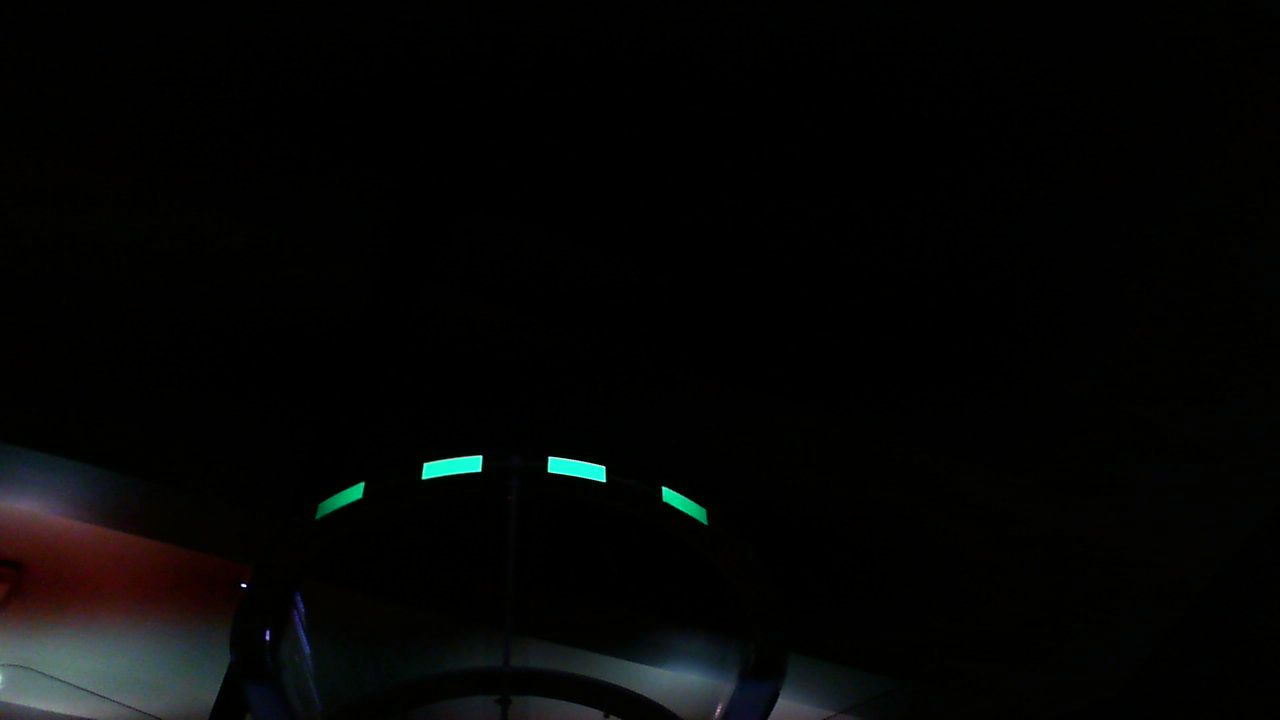
#> input picture opencv/2022archive/goal.png, 1280 x 720 px
$ python -i hubvisiongrip.py   (imports and definitions only)
#> lines starting #> are read from the running program, lines starting #| are printed output that depends on the picture; after the words box and inside, x2 and y2 are one past the last pixel; in counts of white or black regions, pixels touching at a corner belong together
#> further down, picture is the input picture: shape (720, 1280, 3); mean B, G, R 4.9, 5.6, 4.8
import cv2
import numpy
import math
from enum import Enum

class Hub:
    """
    An OpenCV pipeline generated by GRIP.
    """

    def __init__(self):
        """initializes all values to presets or None if need to be set
        """

        self.__hsv_threshold_hue = [59.32203389830507, 114.57446808510637]
        self.__hsv_threshold_saturation = [136.96610169491527, 254.6214689265537]
        self.__hsv_threshold_value = [26.412429378531073, 255.0]

        self.hsv_threshold_output = None


        self.__mask_mask = self.hsv_threshold_output

        self.mask_output = None

        self.__cv_dilate_0_src = self.mask_output
        self.__cv_dilate_0_kernel = None
        self.__cv_dilate_0_anchor = (-1, -1)
        self.__cv_dilate_0_iterations = 1.0
        self.__cv_dilate_0_bordertype = cv2.BORDER_CONSTANT
        self.__cv_dilate_0_bordervalue = (-1)

        self.cv_dilate_0_output = None

        self.__hsl_threshold_input = self.cv_dilate_0_output
        self.__hsl_threshold_hue = [61.01694915254237, 120.95744680851064]
        self.__hsl_threshold_saturation = [153.4322033898305, 255.0]
        self.__hsl_threshold_luminance = [148.8700564971751, 255.0]

        self.hsl_threshold_output = None

        self.__cv_dilate_1_src = self.hsl_threshold_output
        self.__cv_dilate_1_kernel = None
        self.__cv_dilate_1_anchor = (-1, -1)
        self.__cv_dilate_1_iterations = 25.0
        self.__cv_dilate_1_bordertype = cv2.BORDER_CONSTANT
        self.__cv_dilate_1_bordervalue = (-1)

        self.cv_dilate_1_output = None

        self.__find_contours_input = self.cv_dilate_1_output
        self.__find_contours_external_only = False

        self.find_contours_output = None


    def process(self, source0):
        """
        Runs the pipeline and sets all outputs to new values.
        """
        # Step HSV_Threshold0:
        self.__hsv_threshold_input = source0
        (self.hsv_threshold_output) = self.__hsv_threshold(self.__hsv_threshold_input, self.__hsv_threshold_hue, self.__hsv_threshold_saturation, self.__hsv_threshold_value)

        # Step Mask0:
        self.__mask_input = source0
        self.__mask_mask = self.hsv_threshold_output
        (self.mask_output) = self.__mask(self.__mask_input, self.__mask_mask)

        # Step CV_dilate0:
        self.__cv_dilate_0_src = self.mask_output
        (self.cv_dilate_0_output) = self.__cv_dilate(self.__cv_dilate_0_src, self.__cv_dilate_0_kernel, self.__cv_dilate_0_anchor, self.__cv_dilate_0_iterations, self.__cv_dilate_0_bordertype, self.__cv_dilate_0_bordervalue)

        # Step HSL_Threshold0:
        self.__hsl_threshold_input = self.cv_dilate_0_output
        (self.hsl_threshold_output) = self.__hsl_threshold(self.__hsl_threshold_input, self.__hsl_threshold_hue, self.__hsl_threshold_saturation, self.__hsl_threshold_luminance)

        # Step CV_dilate1:
        self.__cv_dilate_1_src = self.hsl_threshold_output
        (self.cv_dilate_1_output) = self.__cv_dilate(self.__cv_dilate_1_src, self.__cv_dilate_1_kernel, self.__cv_dilate_1_anchor, self.__cv_dilate_1_iterations, self.__cv_dilate_1_bordertype, self.__cv_dilate_1_bordervalue)
        self.out = cv2.erode(self.cv_dilate_1_output, None, (-1, -1), iterations = 10, borderType = cv2.BORDER_CONSTANT , borderValue = (-1))

        return self.out

    def findContours(self):

        # Step Find_Contours0:
        self.__find_contours_input = self.out
        (self.find_contours_output) = self.__find_contours(self.__find_contours_input, self.__find_contours_external_only)
        return self.find_contours_output

    @staticmethod
    def __hsv_threshold(input, hue, sat, val):
        """Segment an image based on hue, saturation, and value ranges.
        Args:
            input: A BGR numpy.ndarray.
            hue: A list of two numbers the are the min and max hue.
            sat: A list of two numbers the are the min and max saturation.
            lum: A list of two numbers the are the min and max value.
        Returns:
            A black and white numpy.ndarray.
        """
        out = cv2.cvtColor(input, cv2.COLOR_BGR2HSV)
#> out: shape (720, 1280, 3); mean H, S, V 37.3, 154.9, 6.9
        return cv2.inRange(out, (hue[0], sat[0], val[0]),  (hue[1], sat[1], val[1]))
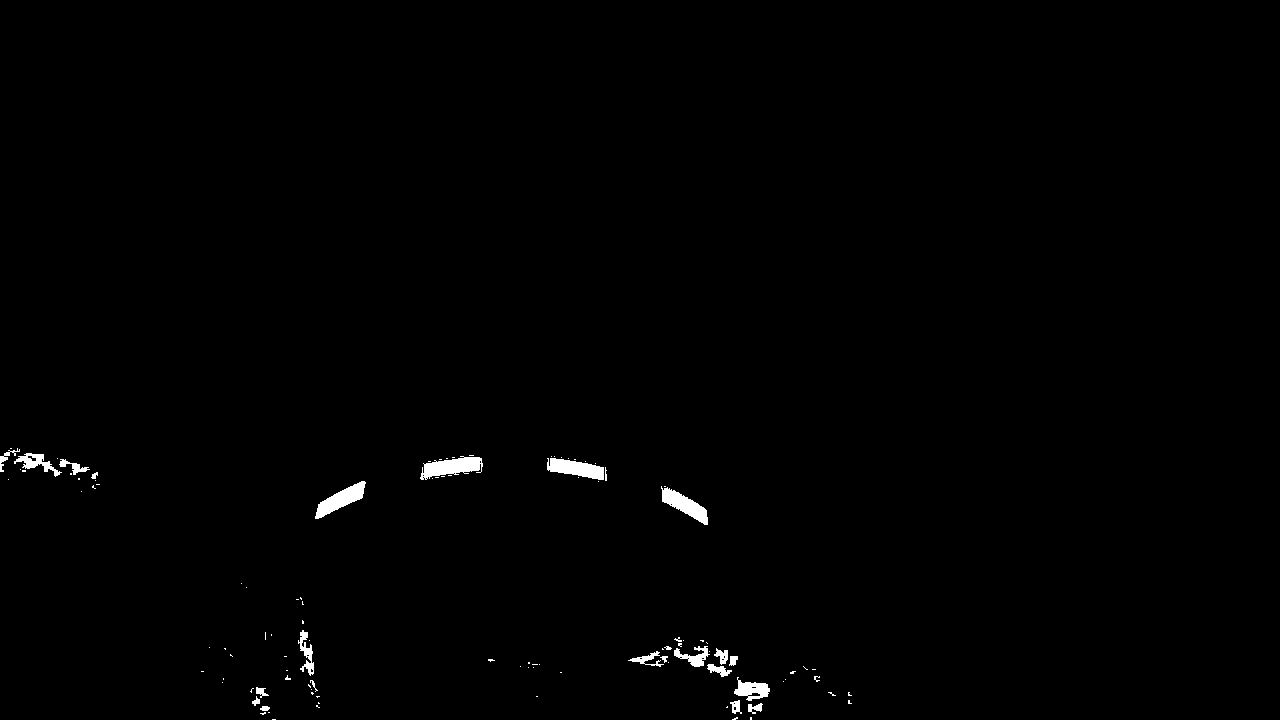
#> returned value: shape (720, 1280); 0.69% white; 111 white regions (87 under 20 px), largest, box (x1, y1, x2, y2) and area: (420, 456, 483, 480) 880, (315, 481, 366, 519) 788, (547, 458, 604, 480) 770

    @staticmethod
    def __mask(input, mask):
        """Filter out an area of an image using a binary mask.
        Args:
            input: A three channel numpy.ndarray.
            mask: A black and white numpy.ndarray.
        Returns:
            A three channel numpy.ndarray.
        """
        return cv2.bitwise_and(input, input, mask=mask)
#> returned value: shape (720, 1280, 3)

    @staticmethod
    def __hsl_threshold(input, hue, sat, lum):
        """Segment an image based on hue, saturation, and luminance ranges.
        Args:
            input: A BGR numpy.ndarray.
            hue: A list of two numbers the are the min and max hue.
            sat: A list of two numbers the are the min and max saturation.
            lum: A list of two numbers the are the min and max luminance.
        Returns:
            A black and white numpy.ndarray.
        """
        out = cv2.cvtColor(input, cv2.COLOR_BGR2HLS)
#> out: shape (720, 1280, 3); mean of channels 0, 1, 2 1, 0.7, 1.8
        return cv2.inRange(out, (hue[0], lum[0], sat[0]),  (hue[1], lum[1], sat[1]))
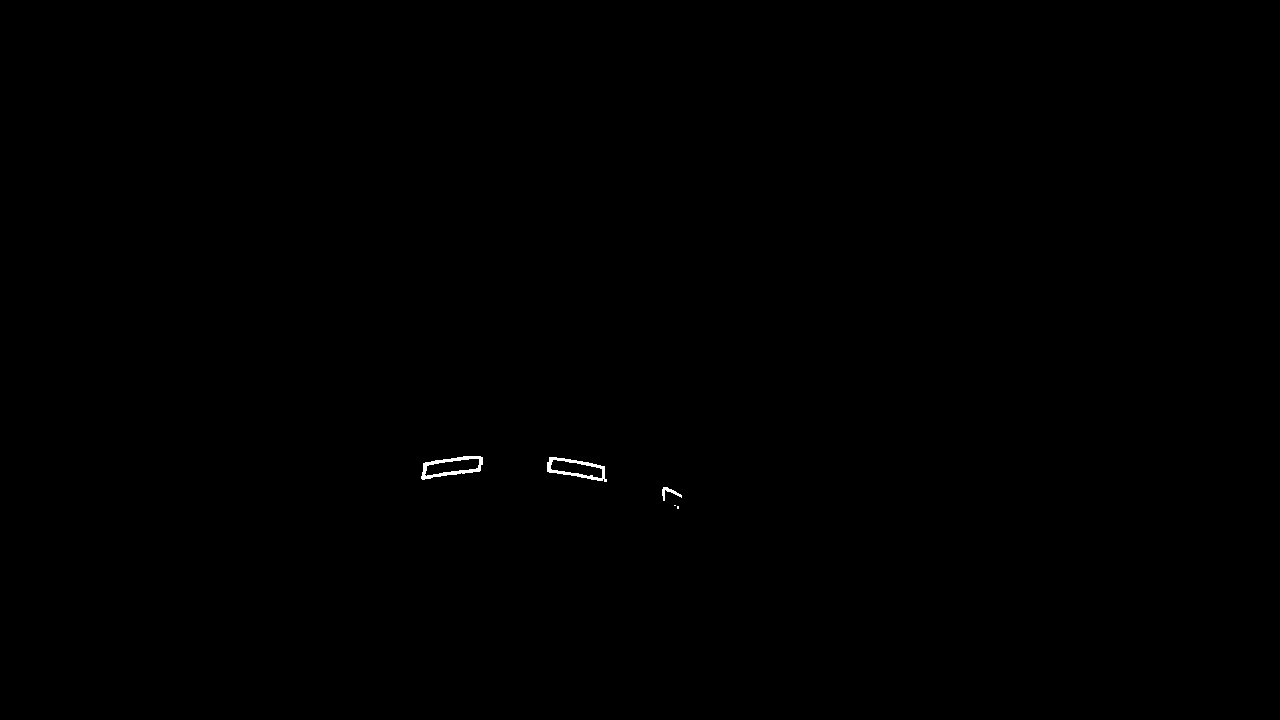
#> returned value: shape (720, 1280); 0.11% white; 5 white regions (2 under 20 px), largest, box (x1, y1, x2, y2) and area: (421, 456, 483, 480) 486, (547, 457, 607, 482) 440, (662, 487, 682, 501) 93

    @staticmethod
    def __cv_dilate(src, kernel, anchor, iterations, border_type, border_value):
        """Expands area of higher value in an image.
        Args:
           src: A numpy.ndarray.
           kernel: The kernel for dilation. A numpy.ndarray.
           iterations: the number of times to dilate.
           border_type: Opencv enum that represents a border type.
           border_value: value to be used for a constant border.
        Returns:
            A numpy.ndarray after dilation.
        """
        return cv2.dilate(src, kernel, anchor, iterations = (int) (iterations +0.5),
                            borderType = border_type, borderValue = border_value)

    @staticmethod
    def __find_contours(input, external_only):
        """Sets the values of pixels in a binary image to their distance to the nearest black pixel.
        Args:
            input: A numpy.ndarray.
            external_only: A boolean. If true only external contours are found.
        Return:
            A list of numpy.ndarray where each one represents a contour.
        """
        if(external_only):
            mode = cv2.RETR_EXTERNAL
        else:
            mode = cv2.RETR_LIST
        method = cv2.CHAIN_APPROX_SIMPLE
        contours, hierarchy =cv2.findContours(input, mode=mode, method=method)
        return contours

>>> import cv2
>>> picture = cv2.imread('goal.png')
>>> result = Hub().process(picture)
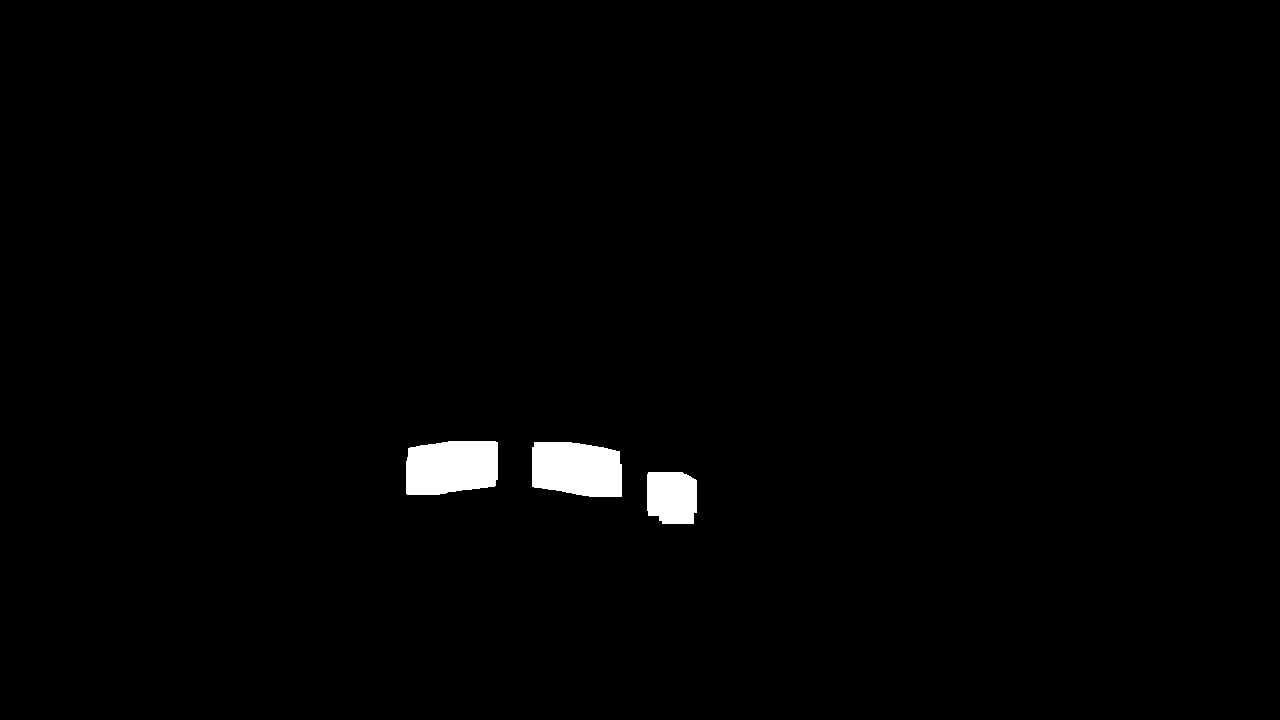
#> result: shape (720, 1280); 1.2% white; 3 white regions, box (x1, y1, x2, y2) and area: (406, 441, 498, 495) 4478, (532, 442, 622, 497) 4377, (647, 472, 697, 524) 2395
